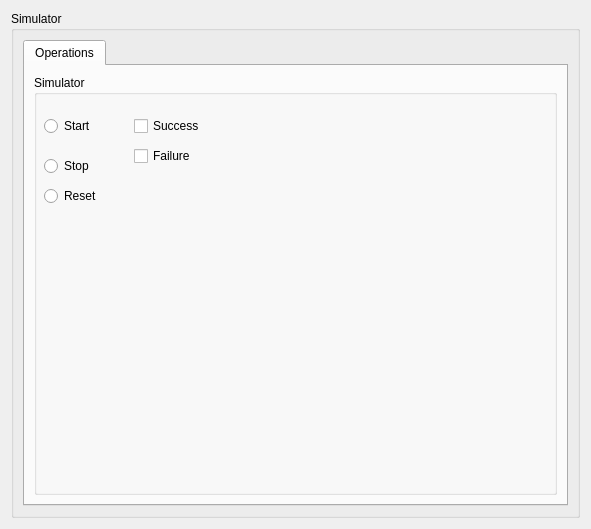
<?xml version="1.0" encoding="UTF-8"?>
<ui version="4.0">
 <class>Form</class>
 <widget class="QWidget" name="Form">
  <property name="geometry">
   <rect>
    <x>0</x>
    <y>0</y>
    <width>591</width>
    <height>529</height>
   </rect>
  </property>
  <property name="windowTitle">
   <string>Form</string>
  </property>
  <property name="styleSheet">
   <string notr="true"/>
  </property>
  <layout class="QGridLayout" name="gridLayout">
   <item row="0" column="0">
    <widget class="QGroupBox" name="groupBox">
     <property name="title">
      <string>Simulator</string>
     </property>
     <layout class="QGridLayout" name="gridLayout_5">
      <item row="0" column="0">
       <widget class="QTabWidget" name="tabWidgetSimulator">
        <property name="currentIndex">
         <number>0</number>
        </property>
        <widget class="QWidget" name="tab_4">
         <attribute name="title">
          <string>Operations</string>
         </attribute>
         <layout class="QGridLayout" name="gridLayout_2">
          <item row="0" column="0">
           <widget class="QGroupBox" name="groupBox_5">
            <property name="title">
             <string>Simulator</string>
            </property>
            <widget class="QRadioButton" name="stop_radio_button">
             <property name="geometry">
              <rect>
               <x>10</x>
               <y>80</y>
               <width>61</width>
               <height>22</height>
              </rect>
             </property>
             <property name="text">
              <string>Stop</string>
             </property>
            </widget>
            <widget class="QRadioButton" name="reset_radio_button">
             <property name="geometry">
              <rect>
               <x>10</x>
               <y>110</y>
               <width>70</width>
               <height>22</height>
              </rect>
             </property>
             <property name="text">
              <string>Reset</string>
             </property>
            </widget>
            <widget class="QCheckBox" name="SimulatorFailure">
             <property name="geometry">
              <rect>
               <x>100</x>
               <y>70</y>
               <width>76</width>
               <height>22</height>
              </rect>
             </property>
             <property name="text">
              <string>Failure</string>
             </property>
            </widget>
            <widget class="QCheckBox" name="SimulatorSuccess">
             <property name="geometry">
              <rect>
               <x>100</x>
               <y>40</y>
               <width>82</width>
               <height>22</height>
              </rect>
             </property>
             <property name="text">
              <string>Success</string>
             </property>
            </widget>
            <widget class="QRadioButton" name="start_radio_button">
             <property name="geometry">
              <rect>
               <x>10</x>
               <y>40</y>
               <width>64</width>
               <height>22</height>
              </rect>
             </property>
             <property name="text">
              <string>Start</string>
             </property>
            </widget>
           </widget>
          </item>
         </layout>
        </widget>
       </widget>
      </item>
     </layout>
    </widget>
   </item>
  </layout>
 </widget>
 <resources/>
 <connections/>
</ui>
